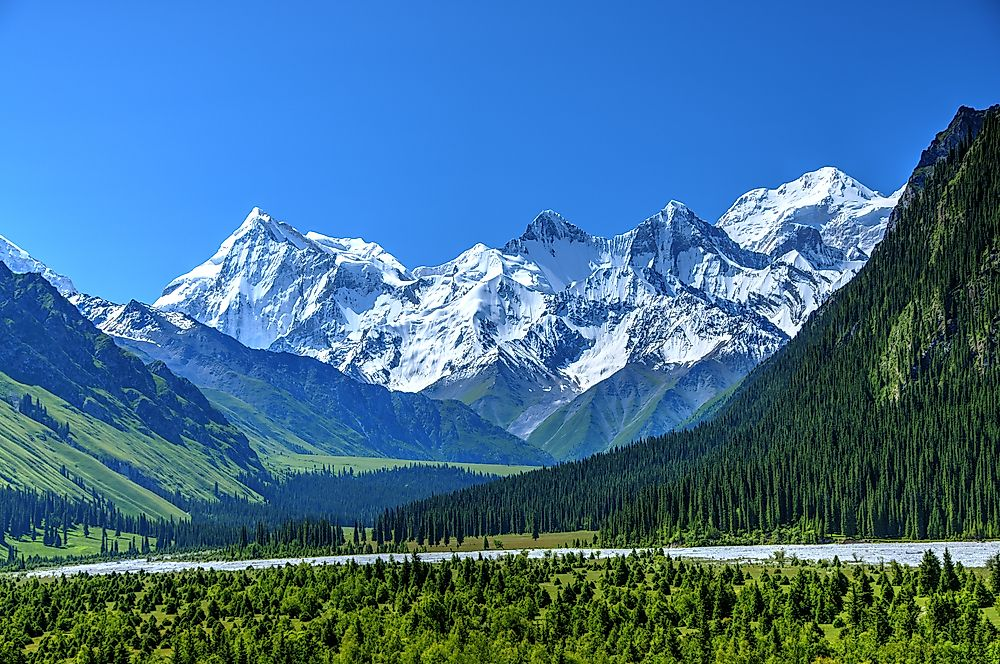
#> input picture generated_images/mountain_test.jpg, 1000 x 664 px, found by its file name
$ jupyter execute --allow-errors classifier_notebook.ipynb   (shell and % lines are left out)
#> lines starting #> are read from the running program, lines starting #| are printed output that depends on the picture
[cell 1]
import numpy as np
from PIL import Image
import cv2

[cell 2]
def create_patches(img_array, p_size):
    h, w, c = img_array.shape
    h_patches = h // p_size
    w_patches = w // p_size

    img_array = img_array[:h_patches * p_size, :w_patches * p_size]

    patches = (
        img_array
        .reshape(h_patches, p_size, w_patches, p_size, c)
        .swapaxes(1, 2)  # swap patch grid order
    )
    #patches = image.extract_patches_2d(img_array, (p_size, p_size))
        #print(patches[1])
        #print(f"Shape: {patches.shape}")

    return patches

[cell 3]
def luminance(patch):
    #print(f'RGB values of one pixel: {patch[0, 0]}')

    R = (patch[0, 0][0])/255
    if R <= 0.0405:
        R = R/12.92
    elif R > 0.0404:
        R = ((R + 0.055)/1.055)**2.4
    G = (patch[0, 0][1])/255
    if G <= 0.0405:
        G = G/12.92
    elif G > 0.0404:
        G = ((G + 0.055)/1.055)**2.4
    B = (patch[0, 0][2])/255
    if B <= 0.0405:
        B = B/12.92
    elif B > 0.0404:
        B = ((B + 0.055)/1.055)**2.4

    L = 0.2126 * R + 0.7152 * G + 0.0722 * B

    return L

    # [7 lines of commented-out code are left out]

[cell 4]
def color(patch):
    R = (patch[0, 0][0])/255
    if R <= 0.0405:
        R = R/12.92
    elif R > 0.0404:
        R = ((R + 0.055)/1.055)**2.4
    G = (patch[0, 0][1])/255
    if G <= 0.0405:
        G = G/12.92
    elif G > 0.0404:
        G = ((G + 0.055)/1.055)**2.4
    B = (patch[0, 0][2])/255
    if B <= 0.0405:
        B = B/12.92
    elif B > 0.0404:
        B = ((B + 0.055)/1.055)**2.4

    L = 0.2126 * R + 0.7152 * G + 0.0722 * B

    return L

[cell 5]
def brightness_matching(lum):
    brightness = lum * 59
    brightness = int(brightness)
    ascii_vals = """▓B%8&WM▒#*oahkqmZO0QLCJUYXzcxrjft░\|)1{}[]?-_+~>i!lI;:,"^`' """
    symbol = ascii_vals[brightness]
    return symbol

    #char = symbols[patch_features[3]  69]

[cell 6]
def ascii_output():
    p_size = 10
    with Image.open("/Users/teganmyers/Downloads/bones.jpg") as im:
        test = np.array(im)
    patches = create_patches(test, p_size)
    h_patches, w_patches = patches.shape[:2]

    for h in range(h_patches):
        for w in range(w_patches):
            patch = patches[h,w]
            lumi = luminance(patch)
            print(brightness_matching(lumi), end="")
        print()

#> (the rest of this cell did not finish here and is left out)

[cell 7]
def colored_ascii():
    p_size = 10
#> p_size = 10
    with Image.open("/Users/teganmyers/Downloads/mountain_test.jpg") as im:
#> im is the input picture: PIL image 1000x664 RGB; mean R, G, B 65.7, 112.8, 147.3
        test = np.array(im)
    patches = create_patches(test, p_size)
#> in create_patches, `h_patches = h // p_size`: h_patches = 66
#> in create_patches, `w_patches = w // p_size`: w_patches = 100
#> in create_patches, `img_array = img_array[:h_patches * p_size, :w_patches * p_size]`:
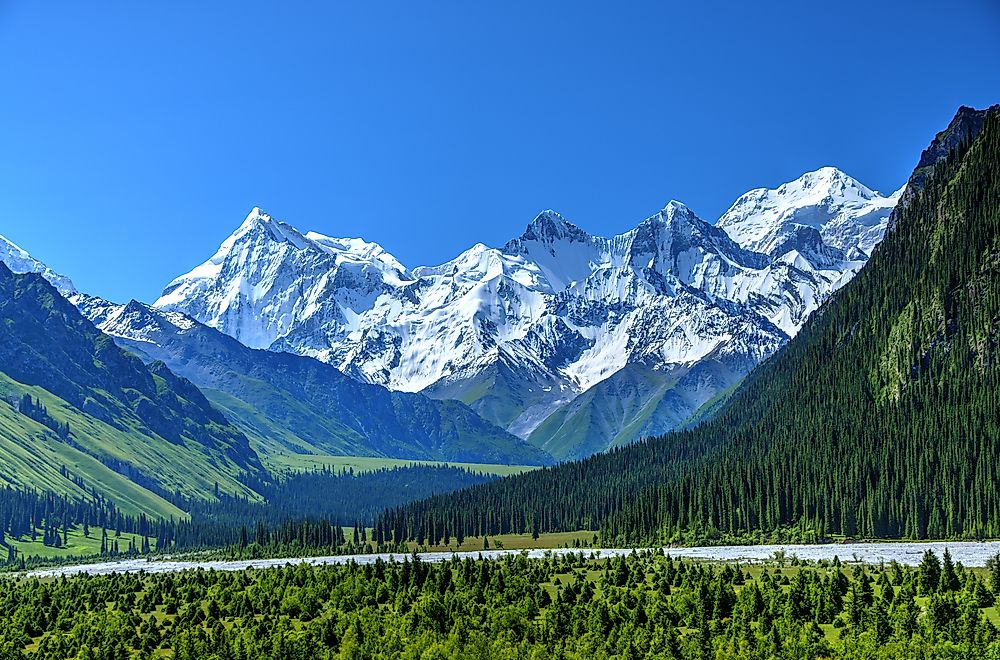
#> img_array: shape (660, 1000, 3); mean of channels 0, 1, 2 65.7, 112.9, 148.1; drawn as R, G, B
    h_patches, w_patches = patches.shape[:2]
#> h_patches = 66; w_patches = 100

    ascii_im = ""

    for h in range(h_patches):
        for w in range(w_patches):
            patch = patches[h,w]
            r = (patch[0, 0][0])
            g = (patch[0, 0][1])
            b = (patch[0, 0][2])
            lumi = luminance(patch)
            character = brightness_matching(lumi)
            ascii_im += (f"\033[38;2;{r};{g};{b}m{character}\033[0m")
        ascii_im += '\n'

    print(ascii_im)
#> (printed output is left out)

colored_ascii()

[cell 8]
def col_matching(color):
    saturation = color * 59
    saturation = int(saturation)
    ascii_vals = """▓B%8&WM▒#*oahkqmZO0QLCJUYXzcxrjft░\|)1{}[]?-_+~>i!lI;:,"^`' """
    symbol = ascii_vals[saturation]
    return symbol

def multilayered():
    p_size = 10
    with Image.open("/Users/teganmyers/Downloads/mountain_test.jpg") as im:
        test = np.array(im)
    patches = create_patches(test, p_size)
    h_patches, w_patches = patches.shape[:2]

    red_grid = ""
    green_grid = ""
    blue_grid = ""

    for h in range(h_patches):
        for w in range(w_patches):
            patch = patches[h,w]
            r = (patch[0, 0][0])/255
            g = (patch[0, 0][1])/255
            b = (patch[0, 0][2])/255

            red = col_matching(r)
            green = col_matching(g)
            blue = col_matching(g)
            red_grid += (f"\033[38;2;{255};{0};{0}m{red}\033[0m")
            green_grid += (f"\033[38;2;{0};{255};{0}m{green}\033[0m")
            blue_grid += (f"\033[38;2;{0};{0};{255}m{blue}\033[0m")
        red_grid += '\n'
        green_grid += '\n'
        blue_grid += '\n'

    print(red_grid)
    print(green_grid)
    print(blue_grid)


multilayered()
